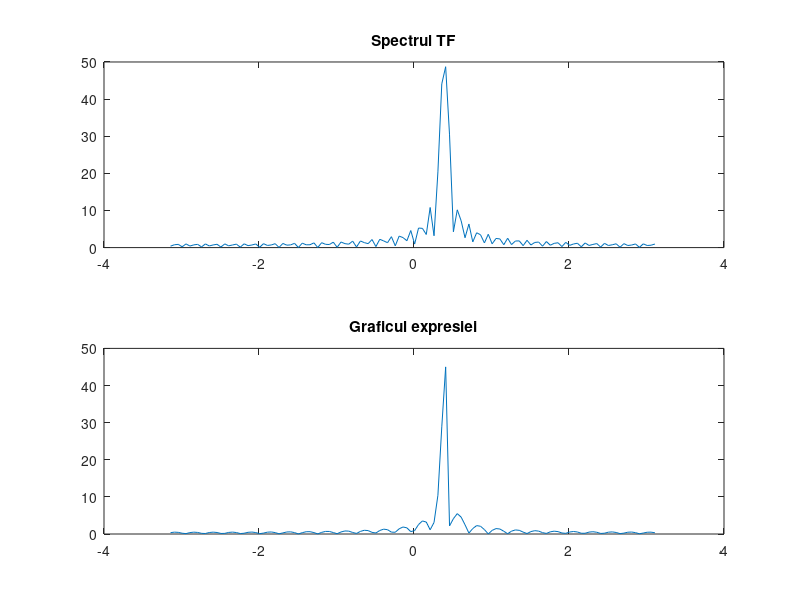

Write MATLAB code to recreate this figure.
clc ;
clear all ;
close all ;

N = 50 ;
n = 0 : N - 1 ;                                                                                       % suport

omega = -pi : 0.05 : pi ;
omega0 = pi / 8 ;

j = sqrt( -1 ) ;                                                                                      % coeficient complex

x = exp( j * omega0 * n ) ;

X1 = abs( x * exp( -j * n' * omega ) ) ;          
%Calcul Transformata Fourier

subplot( 2, 1, 1 ) ;
plot( omega, X1 ) ; 
title( 'Spectrul TF' ) ;
%Amplitudinea,adica spectrul TF

Xomega = ( exp( -j * ( omega - omega0 ) * N / 2 ) ./ exp( -j *  ( omega - omega0 ) / 2 ) ) .* ( sin( ( omega - omega0 ) * N ) / 2 ) ./ ( sin( ( omega - omega0 ) / 2 ) ) ;  % |Xomega| -> spectrul

subplot( 2, 1, 2 ) ;
plot( omega, abs( Xomega ) ) ;
title( 'Graficul expresiei' ) ; 

maxim = max( Xomega )
% maximul tinde catre N, dar nu este egal cu el 